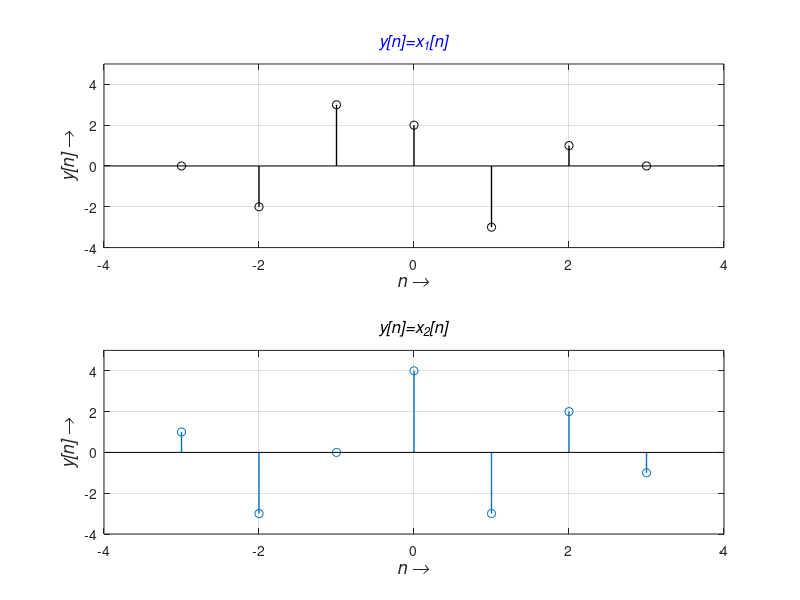
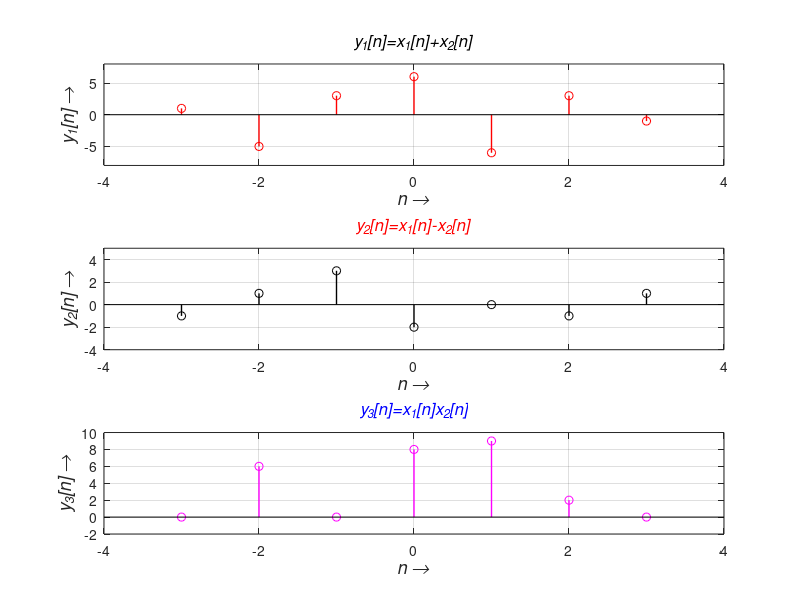

Source code (MATLAB) for these figures, in order:
clc;
n=-3:1:3;
figure(1);
%% Generation of 1st Sequence
x1=[0,-2,3,2,-3,1,0];   %1st sequence
subplot(2,1,1);
stem(n,x1,'k','linewidth',1);
axis([-4 4 -4 5]);
xlabel('\itn \rightarrow','Fontweight','bold','Fontsize',13);
ylabel('\ity[n] \rightarrow','Fontweight','bold','Fontsize',13);
title('\ity[n]=x_1[n]','Color','b','Fontsize',12);
grid on;
%%  Generation of 2nd Sequence
x2=[1,-3,0,4,-3,2,-1];   %2nd sequence
subplot(2,1,2);
stem(n,x2,'linewidth',1);
axis([-4 4 -4 5]);
xlabel('\itn \rightarrow','Fontweight','bold','Fontsize',13);
ylabel('\ity[n] \rightarrow','Fontweight','bold','Fontsize',13);
title('\ity[n]=x_2[n]','Fontsize',12);
grid on;
figure(2);
%%  Addition of two sequences
y2=zeros(1,length(n));
for i=1:length(n)
    y2(i)=x1(i)+x2(i);
end
subplot(3,1,1);
stem(n,y2,'r','linewidth',1);
axis([-4 4 -8 8]);
xlabel('\itn \rightarrow','Fontweight','bold','Fontsize',13);
ylabel('\ity_1[n] \rightarrow','Fontweight','bold','Fontsize',13);
title('\ity_1[n]=x_1[n]+x_2[n]','Color','k','Fontsize',12);
grid on;
%%  Subtraction of two sequences
y2=zeros(1,length(n));
for i=1:length(n)
    y2(i)=x1(i)-x2(i);
end
subplot(3,1,2);
stem(n,y2,'k','linewidth',1);
axis([-4 4 -4 5]);
xlabel('\itn \rightarrow','Fontweight','bold','Fontsize',13);
ylabel('\ity_2[n] \rightarrow','Fontweight','bold','Fontsize',13);
title('\ity_2[n]=x_1[n]-x_2[n]','Color','r','Fontsize',12);
grid on;
%%  Multiplication of two sequences
y3=zeros(1,length(n));
for i=1:length(n)
    y3(i)=x1(i).*x2(i);
end
subplot(3,1,3);
stem(n,y3,'m','linewidth',1);
axis([-4 4 -2 10]);
xlabel('\itn \rightarrow','Fontweight','bold','Fontsize',13);
ylabel('\ity_3[n] \rightarrow','Fontweight','bold','Fontsize',13);
title('\ity_3[n]=x_1[n]x_2[n]','Color','b','Fontsize',12);
grid on;
